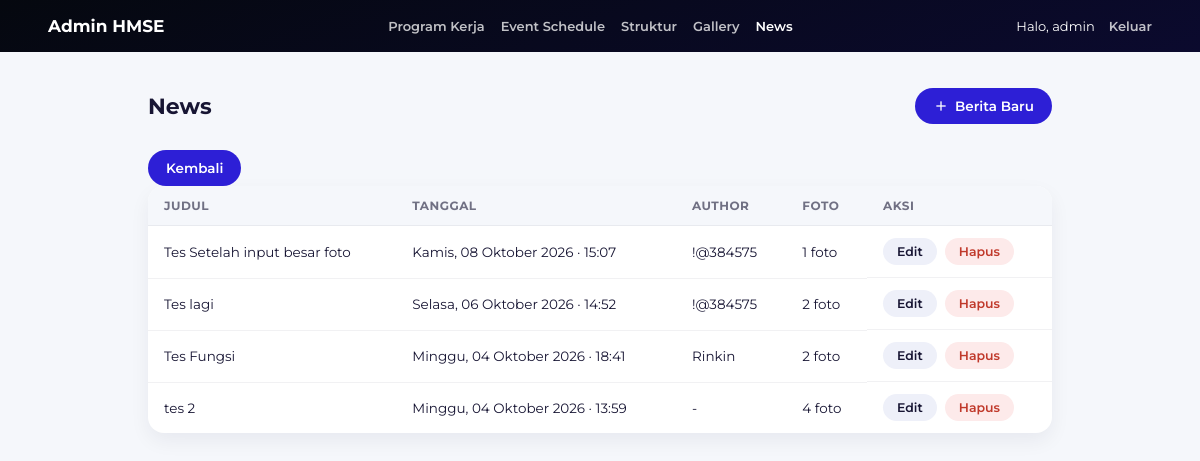
Screenshot of /admin/news-list.php (signed in) with the database file from the repository.
### tables this page shows
CREATE TABLE `news` (
  `id` int(11) NOT NULL,
  `slug` varchar(150) NOT NULL,
  `title` varchar(200) NOT NULL,
  `event_datetime` datetime NOT NULL,
  `author` varchar(150) DEFAULT NULL,
  `body_html` longtext DEFAULT NULL,
  `created_at` datetime DEFAULT current_timestamp(),
  `updated_at` datetime DEFAULT current_timestamp() ON UPDATE current_timestamp()
);

### admin/includes/news-helpers.php (called while the page is built, shortened)
<?php
function newsE($value): string {
    return htmlspecialchars((string) $value, ENT_QUOTES | ENT_SUBSTITUTE, 'UTF-8');
}
function newsFormatDate(?string $datetime): array {
    static $hari  = [0 => 'Minggu', 1 => 'Senin', 2 => 'Selasa', 3 => 'Rabu', 4 => 'Kamis', 5 => 'Jumat', 6 => 'Sabtu'];
    static $bulan = [1 => 'Januari', 2 => 'Februari', 3 => 'Maret', 4 => 'April', 5 => 'Mei', 6 => 'Juni',
                     7 => 'Juli', 8 => 'Agustus', 9 => 'September', 10 => 'Oktober', 11 => 'November', 12 => 'Desember'];
    $ts = $datetime ? strtotime($datetime) : false;
    $day = $hari[(int) date('w', $ts)] . ', ' . date('d', $ts) . ' ' . $bulan[(int) date('n', $ts)] . ' ' . date('Y', $ts);
    return [
        'iso'  => date('Y-m-d\TH:i', $ts),
        'day'  => $day,
        'full' => $day . ' · ' . date('H:i', $ts),
    ];
}

### admin/news-list.php (the view, shortened to what this page needs)
<?php
require_once __DIR__ . '/includes/news-helpers.php';
$pdo = getDbConnection();
$newsList = $pdo->query('SELECT n.*, (SELECT COUNT(*) FROM news_photos np WHERE np.news_id = n.id) AS jumlah_foto
                          FROM news n ORDER BY event_datetime DESC')->fetchAll();
require __DIR__ . '/includes/header.php';
?>
<div class="admin-title-row">
    <h2>News</h2>
    <a class="btn" href="news-form.php"><i class="material-icons" style="font-size:16px;">add</i> Berita Baru</a>
</div>
<?php if (empty($newsList)): ?>
    <div class="admin-empty">Belum ada berita.</div>
<?php else: ?>
    <a href="dashboard.php" class="btn btn-back">Kembali</a>
    <table class="admin-table">
        <thead>
            <tr>
                <th>Judul</th>
                <th>Tanggal</th>
                <th>Author</th>
                <th>Foto</th>
                <th>Aksi</th>
            </tr>
        </thead>
        <tbody>
            <?php foreach ($newsList as $n): ?>
                <tr>
                    <td><?= newsE($n['title']) ?></td>
                    <td><?= newsE(newsFormatDate($n['event_datetime'])['full']) ?></td>
                    <td><?= newsE($n['author'] ?: '-') ?></td>
                    <td><?= (int) $n['jumlah_foto'] ?> foto</td>
                    <td class="actions">
                        <a class="btn btn-secondary btn-small" href="news-form.php?id=<?= (int) $n['id'] ?>">Edit</a>
                        <form class="confirm-delete-form" method="POST" action="news-delete.php" data-title="<?= newsE($n['title']) ?>">
                            <button type="submit" class="btn btn-danger btn-small">Hapus</button>
                        </form>
                    </td>
                </tr>
            <?php endforeach; ?>
        </tbody>
    </table>
<?php endif; ?>

### admin/admin.css (style rules this page uses)
* { box-sizing:border-box; }
body { font-family:'Montserrat', sans-serif; background:#f5f7fb; margin:0; color:#171533; }
a { color:inherit; }
.admin-title-row { display:flex; justify-content:space-between; align-items:center; flex-wrap:wrap; gap:12px; margin-bottom:26px; }
.admin-title-row h2 { font-size:22px; font-weight:700; margin:0; }
.btn { display:inline-flex; align-items:center; gap:6px; padding:10px 18px; border-radius:50px; border:none; background:#2d1fd6; color:#fff; font-family:inherit; font-weight:600; font-size:13.5px; cursor:pointer; text-decoration:none; }
.btn-secondary { background:#eef0f9; color:#171533; }
.btn-danger { background:#fdeaea; color:#c0392b; }
.btn-small { padding:6px 14px; font-size:12.5px; }
.admin-table { width:100%; border-collapse:collapse; background:#fff; border-radius:16px; overflow:hidden; box-shadow:0 8px 20px rgba(11,10,46,0.06); }
.admin-table th, .admin-table td { padding:12px 16px; text-align:left; font-size:13.5px; border-bottom:1px solid rgba(23,21,51,0.06); }
.admin-table th { background:#f5f7fb; font-weight:700; color:rgba(23,21,51,0.6); font-size:12px; text-transform:uppercase; letter-spacing:0.5px; }
.admin-table tr:last-child td { border-bottom:none; }
.admin-table td.actions { display:flex; gap:8px; white-space:nowrap; }
.confirm-delete-form { display:inline; }

### rows the page displays
news: title "Tes Setelah input besar foto", event_datetime "Kamis, 08 Oktober 2026 · 15:07", author "!@384575", jumlah_foto "1"
news: title "Tes lagi", event_datetime "Selasa, 06 Oktober 2026 · 14:52", author "!@384575", jumlah_foto "2"
news: title "Tes Fungsi", event_datetime "Minggu, 04 Oktober 2026 · 18:41", author "Rinkin", jumlah_foto "2"
news: title "tes 2", event_datetime "Minggu, 04 Oktober 2026 · 13:59", author "-", jumlah_foto "4"

### other values shown
$_SESSION['admin_username'] "admin"
